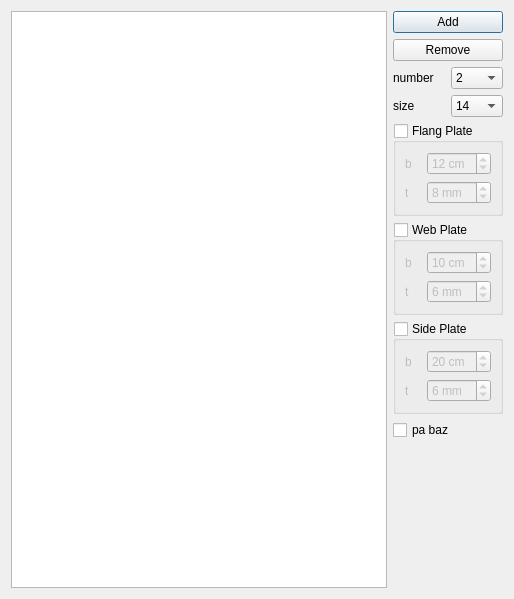
<?xml version="1.0" encoding="UTF-8"?>
<ui version="4.0">
 <class>Dialog</class>
 <widget class="QDialog" name="Dialog">
  <property name="geometry">
   <rect>
    <x>0</x>
    <y>0</y>
    <width>514</width>
    <height>599</height>
   </rect>
  </property>
  <property name="windowTitle">
   <string>Sections</string>
  </property>
  <layout class="QHBoxLayout" name="horizontalLayout">
   <item>
    <widget class="QListWidget" name="section_list">
     <property name="sortingEnabled">
      <bool>true</bool>
     </property>
    </widget>
   </item>
   <item>
    <layout class="QVBoxLayout" name="verticalLayout">
     <item>
      <widget class="QPushButton" name="add_button">
       <property name="text">
        <string>Add</string>
       </property>
      </widget>
     </item>
     <item>
      <widget class="QPushButton" name="remove_button">
       <property name="text">
        <string>Remove</string>
       </property>
      </widget>
     </item>
     <item>
      <layout class="QGridLayout" name="gridLayout_3">
       <item row="0" column="0">
        <widget class="QLabel" name="label">
         <property name="text">
          <string>number</string>
         </property>
        </widget>
       </item>
       <item row="1" column="0">
        <widget class="QLabel" name="label_2">
         <property name="text">
          <string>size</string>
         </property>
        </widget>
       </item>
       <item row="1" column="1">
        <widget class="QComboBox" name="ipe_size">
         <item>
          <property name="text">
           <string notr="true">14</string>
          </property>
         </item>
         <item>
          <property name="text">
           <string notr="true">16</string>
          </property>
         </item>
         <item>
          <property name="text">
           <string notr="true">18</string>
          </property>
         </item>
         <item>
          <property name="text">
           <string notr="true">20</string>
          </property>
         </item>
         <item>
          <property name="text">
           <string notr="true">22</string>
          </property>
         </item>
         <item>
          <property name="text">
           <string notr="true">24</string>
          </property>
         </item>
         <item>
          <property name="text">
           <string notr="true">27</string>
          </property>
         </item>
         <item>
          <property name="text">
           <string notr="true">30</string>
          </property>
         </item>
        </widget>
       </item>
       <item row="0" column="1">
        <widget class="QComboBox" name="number">
         <item>
          <property name="text">
           <string notr="true">2</string>
          </property>
         </item>
         <item>
          <property name="text">
           <string notr="true">3</string>
          </property>
         </item>
        </widget>
       </item>
      </layout>
     </item>
     <item>
      <widget class="QGroupBox" name="flang_plate">
       <property name="title">
        <string>Flang Plate</string>
       </property>
       <property name="checkable">
        <bool>true</bool>
       </property>
       <property name="checked">
        <bool>false</bool>
       </property>
       <layout class="QGridLayout" name="gridLayout">
        <item row="0" column="0">
         <widget class="QLabel" name="label_9">
          <property name="text">
           <string>b</string>
          </property>
         </widget>
        </item>
        <item row="0" column="1">
         <widget class="QSpinBox" name="bf">
          <property name="suffix">
           <string notr="true"> cm</string>
          </property>
          <property name="minimum">
           <number>5</number>
          </property>
          <property name="value">
           <number>12</number>
          </property>
         </widget>
        </item>
        <item row="1" column="0">
         <widget class="QLabel" name="label_10">
          <property name="text">
           <string>t</string>
          </property>
         </widget>
        </item>
        <item row="1" column="1">
         <widget class="QSpinBox" name="tf">
          <property name="suffix">
           <string notr="true"> mm</string>
          </property>
          <property name="minimum">
           <number>2</number>
          </property>
          <property name="value">
           <number>8</number>
          </property>
         </widget>
        </item>
       </layout>
      </widget>
     </item>
     <item>
      <widget class="QGroupBox" name="web_plate">
       <property name="title">
        <string>Web Plate</string>
       </property>
       <property name="checkable">
        <bool>true</bool>
       </property>
       <property name="checked">
        <bool>false</bool>
       </property>
       <layout class="QGridLayout" name="gridLayout_2">
        <item row="0" column="0">
         <widget class="QLabel" name="label_7">
          <property name="text">
           <string>b</string>
          </property>
         </widget>
        </item>
        <item row="0" column="1">
         <widget class="QSpinBox" name="bw">
          <property name="suffix">
           <string notr="true"> cm</string>
          </property>
          <property name="minimum">
           <number>5</number>
          </property>
          <property name="value">
           <number>10</number>
          </property>
         </widget>
        </item>
        <item row="1" column="0">
         <widget class="QLabel" name="label_8">
          <property name="text">
           <string>t</string>
          </property>
         </widget>
        </item>
        <item row="1" column="1">
         <widget class="QSpinBox" name="tw">
          <property name="suffix">
           <string notr="true"> mm</string>
          </property>
          <property name="minimum">
           <number>2</number>
          </property>
          <property name="value">
           <number>6</number>
          </property>
         </widget>
        </item>
       </layout>
      </widget>
     </item>
     <item>
      <widget class="QGroupBox" name="side_plate">
       <property name="title">
        <string>Side Plate</string>
       </property>
       <property name="checkable">
        <bool>true</bool>
       </property>
       <property name="checked">
        <bool>false</bool>
       </property>
       <layout class="QGridLayout" name="gridLayout_4">
        <item row="0" column="0">
         <widget class="QLabel" name="label_11">
          <property name="text">
           <string>b</string>
          </property>
         </widget>
        </item>
        <item row="0" column="1">
         <widget class="QSpinBox" name="bs">
          <property name="suffix">
           <string notr="true"> cm</string>
          </property>
          <property name="minimum">
           <number>5</number>
          </property>
          <property name="value">
           <number>20</number>
          </property>
         </widget>
        </item>
        <item row="1" column="0">
         <widget class="QLabel" name="label_12">
          <property name="text">
           <string>t</string>
          </property>
         </widget>
        </item>
        <item row="1" column="1">
         <widget class="QSpinBox" name="ts">
          <property name="suffix">
           <string notr="true"> mm</string>
          </property>
          <property name="minimum">
           <number>2</number>
          </property>
          <property name="value">
           <number>6</number>
          </property>
         </widget>
        </item>
       </layout>
      </widget>
     </item>
     <item>
      <widget class="QCheckBox" name="pa_baz">
       <property name="text">
        <string>pa baz</string>
       </property>
      </widget>
     </item>
     <item>
      <spacer name="verticalSpacer">
       <property name="orientation">
        <enum>Qt::Vertical</enum>
       </property>
       <property name="sizeHint" stdset="0">
        <size>
         <width>20</width>
         <height>40</height>
        </size>
       </property>
      </spacer>
     </item>
    </layout>
   </item>
  </layout>
 </widget>
 <resources/>
 <connections/>
</ui>
